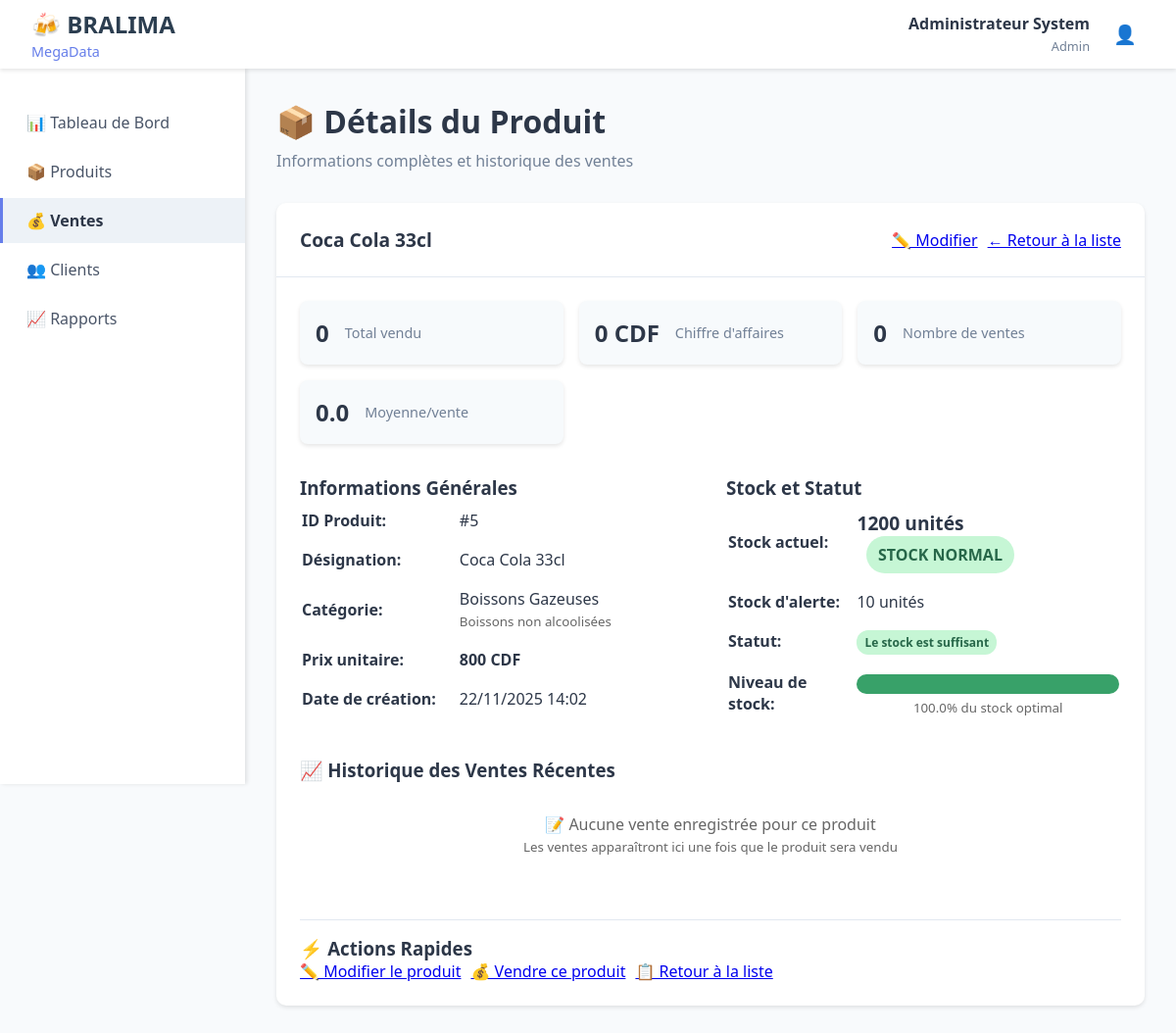
/modules/produits/details.php?id=5 (signed in), run on an earlier commit of the app's database.
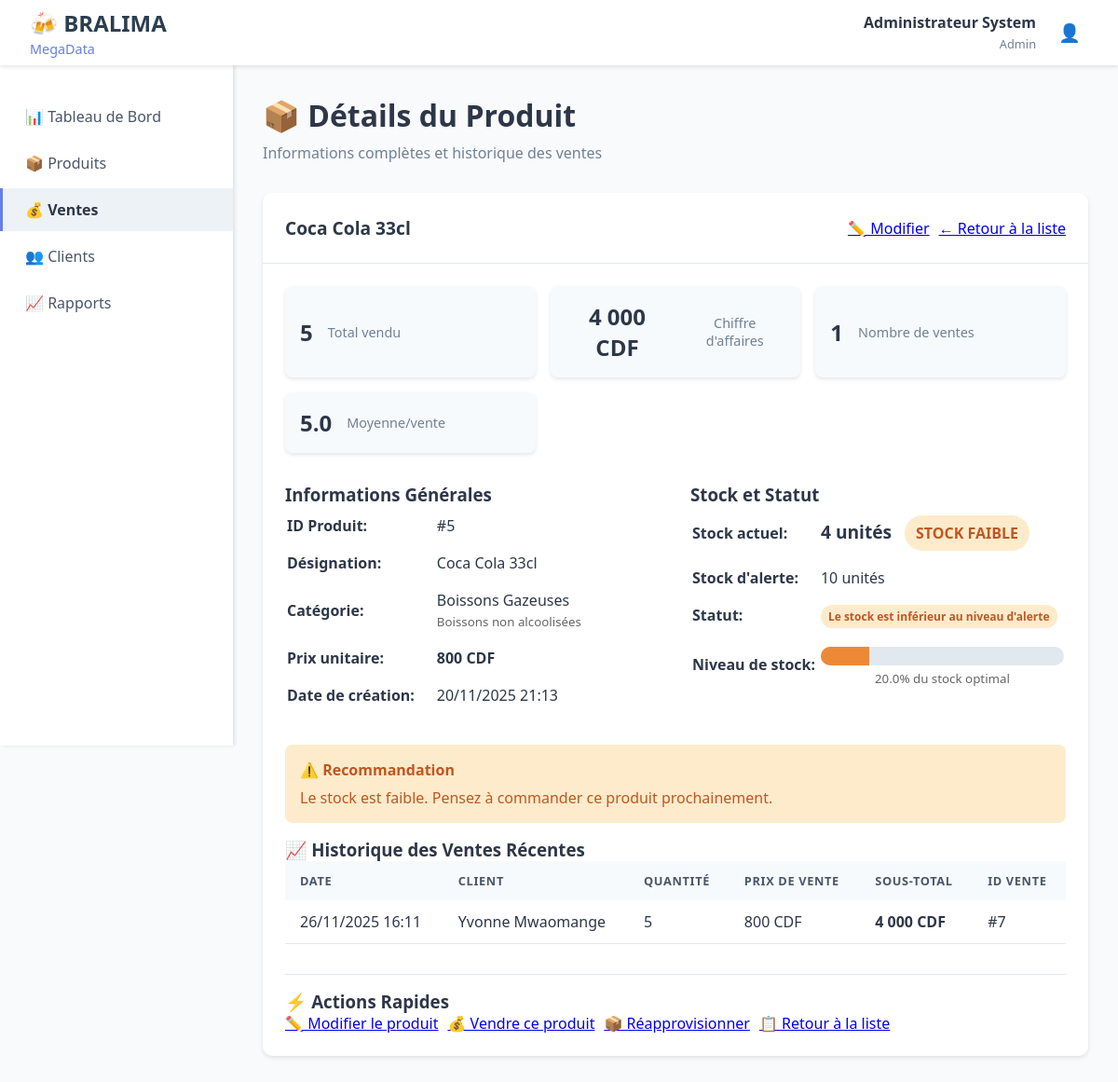
And on a later commit of the database.
### tables this page shows
CREATE TABLE `produits` (
  `id_produit` int(11) NOT NULL,
  `designation` varchar(100) NOT NULL,
  `id_categorie` int(11) DEFAULT NULL,
  `prix_unitaire` decimal(10,2) NOT NULL,
  `quantite_stock` int(11) DEFAULT 0,
  `stock_alerte` int(11) DEFAULT 10,
  `date_creation` datetime DEFAULT current_timestamp()
);

CREATE TABLE `categories_produit` (
  `id_categorie` int(11) NOT NULL,
  `nom_categorie` varchar(50) NOT NULL,
  `description` text DEFAULT NULL
);

CREATE TABLE `vente_details` (
  `id_detail` int(11) NOT NULL,
  `id_vente` int(11) DEFAULT NULL,
  `id_produit` int(11) DEFAULT NULL,
  `quantite_vendue` int(11) NOT NULL,
  `prix_vente` decimal(10,2) NOT NULL
);

CREATE TABLE `ventes` (
  `id_vente` int(11) NOT NULL,
  `id_client` int(11) DEFAULT NULL,
  `date_vente` datetime DEFAULT current_timestamp(),
  `montant_total` decimal(15,2) DEFAULT 0.00,
  `statut` enum('en_attente','confirmee','annulee') DEFAULT 'confirmee'
);

CREATE TABLE `clients` (
  `id_client` int(11) NOT NULL,
  `nom_client` varchar(100) NOT NULL,
  `adresse` text DEFAULT NULL,
  `telephone` varchar(20) DEFAULT NULL,
  `email` varchar(100) DEFAULT NULL,
  `date_creation` datetime DEFAULT current_timestamp(),
  `statut` enum('actif','inactif') DEFAULT 'actif'
);

### modules/produits/details.php (the view, shortened to what the changed rows need)
<?php
$id_produit = $_GET['id'] ?? null;
try {
    $pdo = getDBConnection();
    $stmt = $pdo->prepare("
        SELECT p.*, cp.nom_categorie, cp.description as desc_categorie
        FROM produits p
        LEFT JOIN categories_produit cp ON p.id_categorie = cp.id_categorie
        WHERE p.id_produit = ?
    ");
    $stmt->execute([$id_produit]);
    $produit = $stmt->fetch();
    $stmt = $pdo->prepare("
        SELECT
            vd.quantite_vendue,
            vd.prix_vente,
            v.date_vente,
            c.nom_client,
            v.id_vente
        FROM vente_details vd
        JOIN ventes v ON vd.id_vente = v.id_vente
        LEFT JOIN clients c ON v.id_client = c.id_client
        WHERE vd.id_produit = ?
        AND v.statut = 'confirmee'
        ORDER BY v.date_vente DESC
        LIMIT 10
    ");
    $stmt->execute([$id_produit]);
    $historique_ventes = $stmt->fetchAll();
    $stmt = $pdo->prepare("
        SELECT
            SUM(vd.quantite_vendue) as total_vendu,
            SUM(vd.quantite_vendue * vd.prix_vente) as chiffre_affaires,
            COUNT(DISTINCT v.id_vente) as nb_ventes,
            AVG(vd.quantite_vendue) as moyenne_quantite
        FROM vente_details vd
        JOIN ventes v ON vd.id_vente = v.id_vente
        WHERE vd.id_produit = ?
        AND v.statut = 'confirmee'
    ");
    $stmt->execute([$id_produit]);
    $stats = $stmt->fetch();
} catch (Exception $e) {
    $_SESSION['error'] = "Erreur: " . $e->getMessage();
    header('Location: liste.php');
    exit;
}
?>
<!DOCTYPE html>
<html lang="fr">
<head>
    <link rel="stylesheet" href="../../assets/css/dashboard.css">
</head>
<body>
    <?php include '../../includes/header.php'; ?>
    <div class="container">
        <main class="main-content">
            <div class="page-header">
                <h1>📦 Détails du Produit</h1>
            </div>
            <div class="content-card">
                <div class="card-header">
                    <h2><?php echo $produit['designation']; ?></h2>
                    <div style="display: flex; gap: 10px;">
                        <a href="modifier.php?id=<?php echo $id_produit; ?>" class="btn btn-warning">✏️ Modifier</a>
                        <a href="liste.php" class="btn btn-secondary">← Retour à la liste</a>
                    </div>
                </div>
                <div class="card-content">
                    <div class="stats-grid">
                        <div class="stat-card">
                            <div class="stat-value"><?php echo $stats['total_vendu'] ?? 0; ?></div>
                            <div class="stat-label">Total vendu</div>
                        </div>
                        <div class="stat-card">
                            <div class="stat-value"><?php echo number_format($stats['chiffre_affaires'] ?? 0, 0, ',', ' '); ?> CDF</div>
                            <div class="stat-label">Chiffre d'affaires</div>
                        </div>
                        <div class="stat-card">
                            <div class="stat-value"><?php echo $stats['nb_ventes'] ?? 0; ?></div>
                            <div class="stat-label">Nombre de ventes</div>
                        </div>
                        <div class="stat-card">
                            <div class="stat-value"><?php echo number_format($stats['moyenne_quantite'] ?? 0, 1); ?></div>
                            <div class="stat-label">Moyenne/vente</div>
                        </div>
                    </div>
                    <div class="info-grid">
                        <div>
                            <table style="width: 100%;">
                                <tr>
                                    <td style="padding: 8px 0; font-weight: bold; width: 40%;">ID Produit:</td>
                                    <td style="padding: 8px 0;">#<?php echo $produit['id_produit']; ?></td>
                                </tr>
                                <tr>
                                    <td style="padding: 8px 0; font-weight: bold;">Désignation:</td>
                                    <td style="padding: 8px 0;"><?php echo $produit['designation']; ?></td>
                                </tr>
                                <tr>
                                    <td style="padding: 8px 0; font-weight: bold;">Catégorie:</td>
                                    <td style="padding: 8px 0;">
                                        <?php echo $produit['nom_categorie'] ?? 'Non catégorisé'; ?>
                                        <?php if (!empty($produit['desc_categorie'])): ?>
                                            <br><small style="color: #666;"><?php echo $produit['desc_categorie']; ?></small>
                                        <?php endif; ?>
                                    </td>
                                </tr>
                                <tr>
                                    <td style="padding: 8px 0;">
                                        <strong><?php echo number_format($produit['prix_unitaire'], 0, ',', ' '); ?> CDF</strong>
                                    </td>
                                </tr>
                                <tr>
                                    <td style="padding: 8px 0; font-weight: bold;">Date de création:</td>
                                    <td style="padding: 8px 0;"><?php echo date('d/m/Y H:i', strtotime($produit['date_creation'])); ?></td>
                                </tr>
                            </table>
                        </div>
                        <div>
                            <table style="width: 100%;">
                                <?php
                                $stock = $produit['quantite_stock'];
                                $stock_alerte = $produit['stock_alerte'];
                                if ($stock == 0) {
                                    $status_class = 'stock-rupture';
                                    $status_text = 'RUPTURE DE STOCK';
                                    $status_badge = 'badge-danger';
                                    $status_message = 'Le produit est en rupture de stock';
                                } elseif ($stock <= $stock_alerte) {
                                    $status_class = 'stock-alert';
                                    $status_text = 'STOCK FAIBLE';
                                    $status_badge = 'badge-warning';
                                    $status_message = 'Le stock est inférieur au niveau d\'alerte';
                                } else {
                                    $status_class = 'stock-normal';
                                    $status_text = 'STOCK NORMAL';
                                    $status_badge = 'badge-success';
                                    $status_message = 'Le stock est suffisant';
                                }
                                ?>
                                <tr>
                                    <td style="padding: 8px 0;">
                                        <span style="font-size: 1.2rem; font-weight: bold;"><?php echo $stock; ?> unités</span>
                                        <span class="stock-indicator <?php echo $status_class; ?>">
                                            <?php echo $status_text; ?>
                                        </span>
                                    </td>
                                </tr>
                                <tr>
                                    <td style="padding: 8px 0; font-weight: bold;">Stock d'alerte:</td>
                                    <td style="padding: 8px 0;"><?php echo $stock_alerte; ?> unités</td>
                                </tr>
                                <tr>
                                    <td style="padding: 8px 0;">
                                        <span class="badge <?php echo $status_badge; ?>">
                                            <?php echo $status_message; ?>
                                        </span>
                                    </td>
                                </tr>
                                <tr>
                                    <td style="padding: 8px 0;">
                                        <div style="background: #e2e8f0; height: 20px; border-radius: 10px; overflow: hidden; margin-top: 5px;">
                                            <?php
                                            $pourcentage = min(100, ($stock / ($stock_alerte * 2)) * 100);
                                            $couleur = $stock == 0 ? '#e53e3e' : ($stock <= $stock_alerte ? '#ed8936' : '#38a169');
                                            ?>
                                            <div style="height: 100%; width: <?php echo $pourcentage; ?>%; background: <?php echo $couleur; ?>; transition: width 0.3s;"></div>
                                        </div>
                                        <small style="color: #666; display: block; text-align: center; margin-top: 5px;">
                                            <?php echo number_format($pourcentage, 1); ?>% du stock optimal
                                        </small>
                                    </td>
                                </tr>
                            </table>
                        </div>
                    </div>
                    <?php if ($stock == 0): ?>
                        <div style="background: #fed7d7; color: #c53030; padding: 1rem; border-radius: 8px; margin: 1rem 0;">
                            <h4 style="margin: 0 0 0.5rem 0;">🚨 Action Requise</h4>
                            <p style="margin: 0;">Ce produit est en rupture de stock. Veuillez réapprovisionner rapidement.</p>
                        </div>
                    <?php elseif ($stock <= $stock_alerte): ?>
                        <div style="background: #feebcb; color: #c05621; padding: 1rem; border-radius: 8px; margin: 1rem 0;">
                            <h4 style="margin: 0 0 0.5rem 0;">⚠️ Recommandation</h4>
                            <p style="margin: 0;">Le stock est faible. Pensez à commander ce produit prochainement.</p>
                        </div>
                    <?php endif; ?>
                    <?php if (count($historique_ventes) > 0): ?>
                        <table class="data-table">
                            <thead>
                                <tr>
                                    <th>Date</th>
                                    <th>Client</th>
                                    <th>Quantité</th>
                                    <th>Prix de vente</th>
                                    <th>Sous-total</th>
                                    <th>ID Vente</th>
                                </tr>
                            </thead>
                            <tbody>
                                <?php foreach ($historique_ventes as $vente): ?>
                                    <tr>
                                        <td><?php echo date('d/m/Y H:i', strtotime($vente['date_vente'])); ?></td>
                                        <td><?php echo $vente['nom_client'] ?? 'Client anonyme'; ?></td>
                                        <td><?php echo $vente['quantite_vendue']; ?></td>
                                        <td><?php echo number_format($vente['prix_vente'], 0, ',', ' '); ?> CDF</td>
                                        <td><strong><?php echo number_format($vente['quantite_vendue'] * $vente['prix_vente'], 0, ',', ' '); ?> CDF</strong></td>
                                        <td>#<?php echo $vente['id_vente']; ?></td>
                                    </tr>
                                <?php endforeach; ?>
                            </tbody>
                        </table>
                    <?php else: ?>
                        <div style="text-align: center; padding: 2rem; color: #666;">
                            <p>📝 Aucune vente enregistrée pour ce produit</p>
                            <p><small>Les ventes apparaîtront ici une fois que le produit sera vendu</small></p>
                        </div>
                    <?php endif; ?>
                    <div style="margin-top: 2rem; padding-top: 1rem; border-top: 1px solid #e2e8f0;">
                        <div style="display: flex; gap: 10px; flex-wrap: wrap;">
                            <a href="modifier.php?id=<?php echo $id_produit; ?>" class="btn btn-warning">✏️ Modifier le produit</a>
                            <a href="../ventes/nouvelle.php?produit=<?php echo $id_produit; ?>" class="btn btn-primary">💰 Vendre ce produit</a>
                            <?php if ($stock <= $stock_alerte): ?>
                                <a href="modifier.php?id=<?php echo $id_produit; ?>" class="btn btn-success">📦 Réapprovisionner</a>
                            <?php endif; ?>
                            <a href="liste.php" class="btn btn-secondary">📋 Retour à la liste</a>
                        </div>
                    </div>
                </div>
            </div>
        </main>
    </div>
</body>
</html>

What changed in the data, as far as the page shows it:
changed produits "Coca Cola 33cl": date_creation "22/11/2025 14:02" → "20/11/2025 21:13"; quantite_stock "1200" → "4"; status_text "STOCK NORMAL" → "STOCK FAIBLE"; status_message "Le stock est suffisant" → "Le stock est inférieur au niveau d'alerte"; pourcentage "100.0" → "20.0"
added vente_details: id_vente.date_vente "26/11/2025 16:11", clients.nom_client "Yvonne Mwaomange", quantite_vendue "5", prix_vente "800", $vente['quantite_vendue'] * $vente['prix_vente'] "4 000", id_vente.id_vente "7"
Also different on the page:
$stats['total_vendu']: "0" → "5"
$stats['chiffre_affaires']: "0" → "4 000"
$stats['nb_ventes']: "0" → "1"
$stats['moyenne_quantite']: "0.0" → "5.0"
text no longer shown: "📝 Aucune vente enregistrée pour ce produit Les ventes apparaîtront ici une fois que le produit sera vendu"
text now shown: "⚠️ Recommandation Le stock est faible. Pensez à commander ce produit prochainement. DATE CLIENT QUANTITÉ PRIX DE VENTE SOUS-TOTAL ID VENTE 📦 Réapprovisionner"
